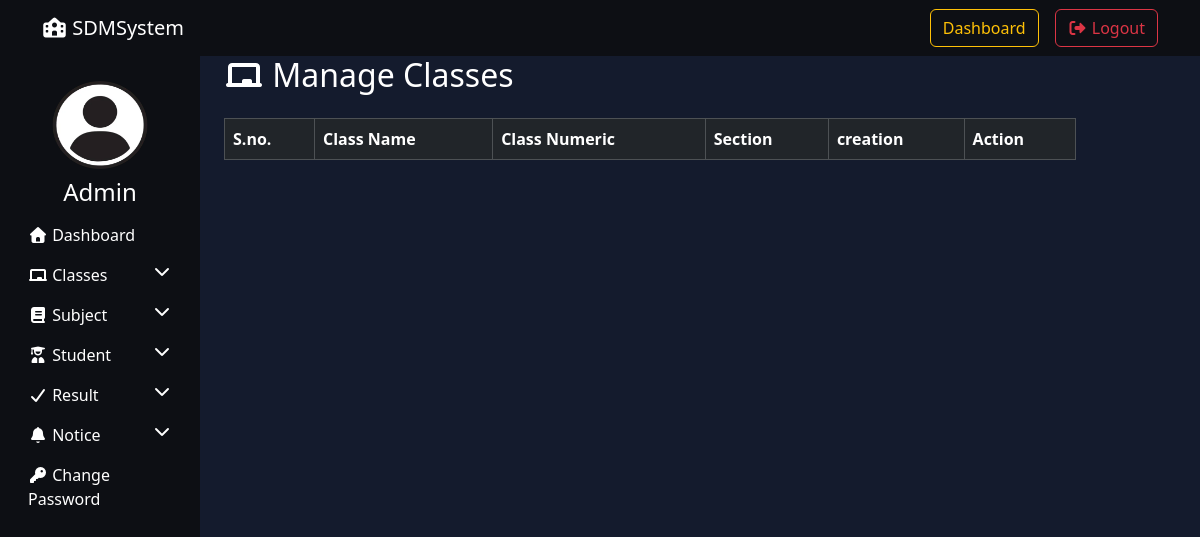
The app's page /manage_classes/ (signed in), older data.
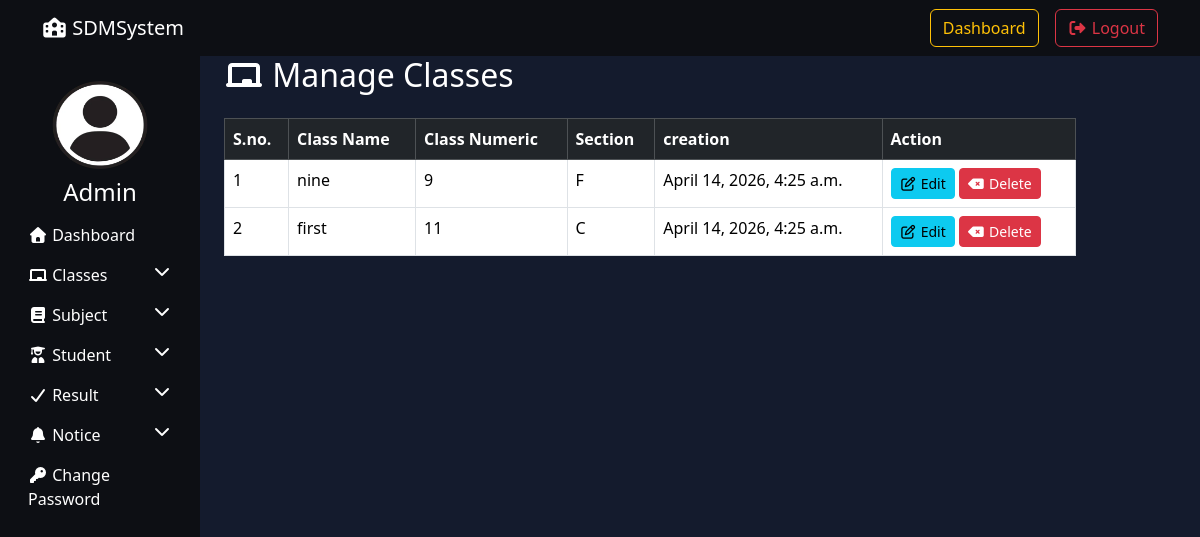
The same page, newer data.
### resultapp/models.py (models this page shows, shortened)
class Class(models.Model):
    class_name = models.CharField(max_length=50)
    class_numeric = models.IntegerField()
    section = models.CharField(max_length=20)
    creation_date = models.DateTimeField(auto_now_add=True)
    updation_date = models.DateTimeField(auto_now=True)

### resultapp/views.py (the view, shortened to what this page needs)
# urls.py: path("manage_classes/",manage_classes,name="manage_classes"),
@login_required
def manage_classes(request):
    classes = Class.objects.all()
    return render(request,"manage_classes.html",locals())

### resultapp/templates/manage_classes.html (shortened to what this page needs)
{% extends "admin_base.html" %}
{% load static %}
{%block content%}
   <div class="container">
    <h2 class="mb-4">
        <i class="fas fa-chalkboard"></i> Manage Classes
    </h2>
    <table class="table table-bordered">
        <thead class="table-dark">
            <tr>
                <th>S.no.</th>
                <th>Class Name</th>
                <th>Class Numeric</th>
                <th>Section</th>
                <th>creation</th>
                <th>Action</th>
            </tr>
        </thead>
        <tbody>
            {% for c in classes%}
            <tr>
                <td>{{forloop.counter}}</td>
                <td>{{c.class_name}}</td>
                <td>{{c.class_numeric}}</td>
                <td>{{c.section}}</td>
                <td>{{c.creation_date}}</td>
                <td>
                    <a href="{% url 'edit_class' c.id %}" class="btn btn-info btn-sm"><i class="fa-regular fa-pen-to-square"></i> Edit</a>
                     <a href="?delete={{c.id}}" class="btn btn-danger btn-sm"><i class="fa-solid fa-delete-left"></i> Delete</a>
                </td>
            </tr>
            {%endfor%}
        </tbody>
    </table>
   </div>
    {%endblock %}

### resultapp/templates/admin_base.html (shortened to what this page needs)
<!DOCTYPE html>
<html lang="en">
<head>
      <link href="https://cdn.jsdelivr.net/npm/bootstrap@5.3.8/dist/css/bootstrap.min.css" rel="stylesheet">
    <link rel="stylesheet" href="https://cdnjs.cloudflare.com/ajax/libs/font-awesome/7.0.1/css/all.min.css" />
</head>
<body>
    {% include "topbar.html" %}
    <div class="container-fluid">
        <div class="row">
                {% include "sidebar.html" %}
            <main class="col-md-9">
    {%block content%}
    {%endblock %}
    </main>
    </div>
    </div>
</body>
</html>

### resultapp/templates/topbar.html (shortened to what this page needs)
<nav class="navbar navbar-expand-lg navbar-dark" style="background-color: #0D0F14;">
  <div class="container">
    <a class="navbar-brand" href="#">
      <i class="fa-solid fa-school"></i> SDMSystem
    </a>
    <div class="collapse navbar-collapse" id="navbarSupportedContent">
      <ul class="navbar-nav ms-auto gap-3">
        <li class="nav-item">
          <a class="btn btn-outline-warning" href="{% url 'admin_dashboard' %}">Dashboard</a>
        </li>
        <li class="nav-item">
          <a class="btn btn-outline-danger" href="{%url 'admin_logout'%}">
            <i class="fas fa-sign-out-alt"></i> Logout
          </a>
        </li>
      </ul>
    </div>
  </div>
</nav>

### resultapp/templates/sidebar.html (shortened to what this page needs)
{% load static  %}
<nav class="col-md-3 col-lg-2 sidebar collapse d-md-block pt-4">
    <div class="text-white text-center">
        <img src="{% static "images/admin1.jpeg" %}" alt="img" width= "160" height="90" class="rounded-circle mb-2">
        <h4>Admin</h4>
    </div>
    <ul class="nav flex-column">
        <li class="nav-item ">
            <a class="nav-link" href="{% url "admin_dashboard" %}"><i class="fas fa-home"></i> Dashboard</a>
        </li>
        <li class="nav-item">
          <a class="nav-link" data-bs-toggle="collapse" href="#classesmenu">
    <i class="fas fa-chalkboard"></i> Classes
    <i class="fas fa-chevron-down float-end"></i>
</a>
        </li>
        <li class="nav-item">
          <a class="nav-link" data-bs-toggle="collapse" href="#subjectmenu">
    <i class="fas fa-book"></i> Subject
    <i class="fas fa-chevron-down float-end"></i>
</a>
        </li>
    <li class="nav-item">
          <a class="nav-link" data-bs-toggle="collapse" href="#studentmenu">
    <i class="fa-solid fa-user-graduate"></i> Student
    <i class="fas fa-chevron-down float-end"></i>
</a>
        </li>
    <li class="nav-item">
          <a class="nav-link" data-bs-toggle="collapse" href="#resultmenu">
    <i class="fa-solid fa-check"></i> Result
    <i class="fas fa-chevron-down float-end"></i>
</a>
        </li>
      <li class="nav-item">
          <a class="nav-link" data-bs-toggle="collapse" href="#noticemenu">
    <i class="fa-solid fa-bell"></i> Notice
    <i class="fas fa-chevron-down float-end"></i>
</a>
        </li>
        <li class="nav-item ">
            <a class="nav-link" href=""><i class="fas fa-key"></i> Change Password</a>
        </li>
    </ul>
</nav>

### resultapp/templates/sidebar.html (style rules this page uses)
.sidebar { min-height: 100vh; background-color:#0D0F14; }
.sidebar .nav-link { color:white; }

### resultapp/templates/manage_classes.html (style rules this page uses)
body { background-color: #141B2D; color:white; }

Row changes from the older to the newer data that the page shows:
added Class: class_name "nine", class_numeric "9", section "F", creation_date "April 14, 2026, 4:25 a.m."
added Class: class_name "first", class_numeric "11", section "C", creation_date "April 14, 2026, 4:25 a.m."
